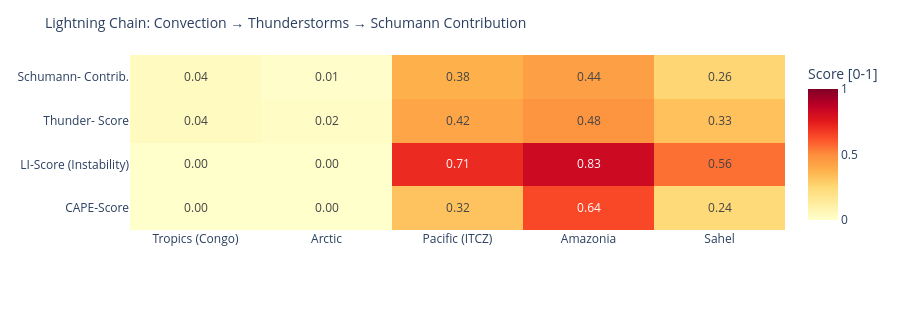

Notebook code for this chart:
### Code cell
# ============================================================
# LIGHTNING CHAIN: Convection → Thunderstorms → Schumann
# Shows the causal chain per measurement point as heatmap
# ============================================================

def cape_score(v):
    """CAPE → normalized score [0,1]"""
    if v is None or pd.isna(v): return 0.0
    return min(1.0, float(v) / 3000)

def li_score(v):
    """Lifted Index: negative = unstable → score [0,1]"""
    if v is None or pd.isna(v): return 0.3
    return min(1.0, max(0.0, (-float(v) + 6) / 12))

def cloud_score(v):
    if v is None or pd.isna(v): return 0.3
    return float(v) / 100

def thunder_score(row):
    """Kombinierter Gewitterwahrscheinlichkeits-Score
    CAPE + LI + Bedeckung + WMO-Gewitter + konvektiver Niederschlag (showers)
    Hinweis: X-Ray und Kp sind kein Bestandteil – nur geomagn./solarer Kontext.
    """
    cs = cape_score(row.get('cape'))
    ls = li_score(row.get('li'))
    cl = cloud_score(row.get('cloud'))
    t  = 1.0 if row.get('thunderstorm') else 0.0
    # Convective precipitation (showers) as additional indicator
    sh = min(1.0, (row.get('showers') or 0) / 5.0)
    return round(cs * 0.30 + ls * 0.25 + cl * 0.15 + t * 0.20 + sh * 0.10, 3)

def schumann_contribution(t_score, lat):
    """Schumann contribution: higher in tropics (±30°), scaled by thunderstorm score"""
    lat_weight = max(0.3, 1.0 - abs(lat) / 60)
    return round(t_score * lat_weight, 3)

df_atm['cape_score']   = df_atm.apply(lambda r: cape_score(r['cape']), axis=1)
df_atm['li_score']     = df_atm.apply(lambda r: li_score(r['li']),    axis=1)
df_atm['thunder_score']= df_atm.apply(lambda r: thunder_score(r.to_dict()), axis=1)
df_atm['schumann_contribution'] = df_atm.apply(
    lambda r: schumann_contribution(r['thunder_score'], r['lat']), axis=1)

metrics = ['cape_score', 'li_score', 'thunder_score', 'schumann_contribution']
labels  = ['CAPE-Score', 'LI-Score\n(Instability)', 'Thunder-\nScore', 'Schumann-\nContrib.']
z_data  = [df_atm[m].tolist() for m in metrics]

fig = go.Figure(go.Heatmap(
    z=z_data,
    x=df_atm['point'].tolist(),
    y=labels,
    colorscale='YlOrRd',
    zmin=0, zmax=1,
    text=[[f'{v:.2f}' for v in row] for row in z_data],
    texttemplate='%{text}', textfont=dict(size=12),
    colorbar=dict(title='Score [0-1]')
))
fig.update_layout(
    title=dict(text='Lightning Chain: Convection → Thunderstorms → Schumann Contribution', font=dict(size=14)),
    height=310,
    plot_bgcolor='rgba(0,0,0,0)', paper_bgcolor='rgba(0,0,0,0)',
    margin=dict(l=130, r=80, t=55, b=80)
)
fig.show()

### Figure 1 — Plotly figure (JSON) as saved in the notebook; plotly's stock layout.template omitted (floating-point values rounded to 4 significant figures)
{"data": [{"colorbar": {"title": {"text": "Score [0-1]"}}, "colorscale": [[0.0, "rgb(255,255,204)"], [0.125, "rgb(255,237,160)"], [0.25, "rgb(254,217,118)"], [0.375, "rgb(254,178,76)"], [0.5, "rgb(253,141,60)"], [0.625, "rgb(252,78,42)"], [0.75, "rgb(227,26,28)"], [0.875, "rgb(189,0,38)"], [1.0, "rgb(128,0,38)"]], "text": [["0.00", "0.00", "0.32", "0.64", "0.24"], ["0.00", "0.00", "0.71", "0.83", "0.56"], ["0.04", "0.02", "0.42", "0.48", "0.33"], ["0.04", "0.01", "0.38", "0.44", "0.26"]], "textfont": {"size": 12}, "texttemplate": "%{text}", "type": "heatmap", "x": ["Tropics (Congo)", "Arctic", "Pacific (ITCZ)", "Amazonia", "Sahel"], "y": ["CAPE-Score", "LI-Score\n(Instability)", "Thunder-\nScore", "Schumann-\nContrib."], "z": [[0.0, 0.0, 0.32, 0.64, 0.2433], [0.0, 0.0, 0.7083, 0.825, 0.5583], [0.037, 0.021, 0.416, 0.478, 0.328], [0.035, 0.006, 0.381, 0.438, 0.257]], "zmax": 1, "zmin": 0}], "layout": {"height": 310, "margin": {"b": 80, "l": 130, "r": 80, "t": 55}, "paper_bgcolor": "rgba(0,0,0,0)", "plot_bgcolor": "rgba(0,0,0,0)", "title": {"font": {"size": 14}, "text": "Lightning Chain: Convection → Thunderstorms → Schumann Contribution"}}}
